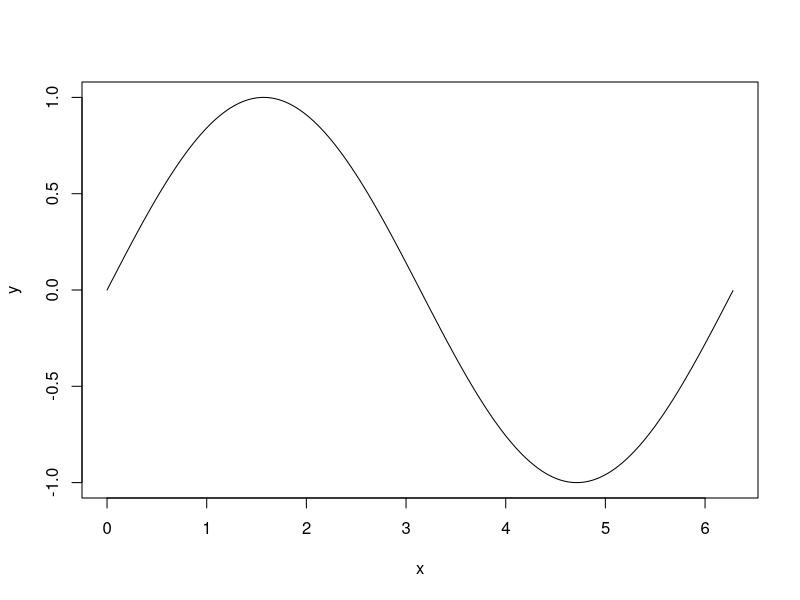
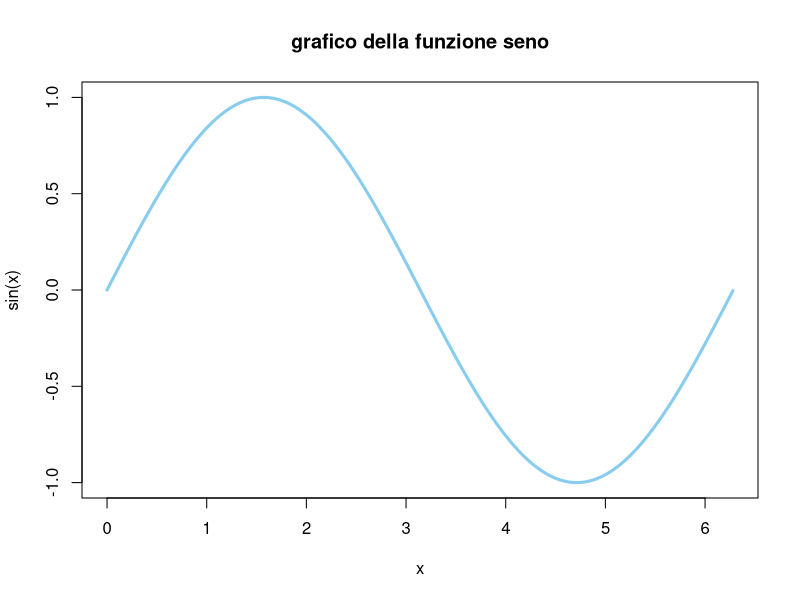
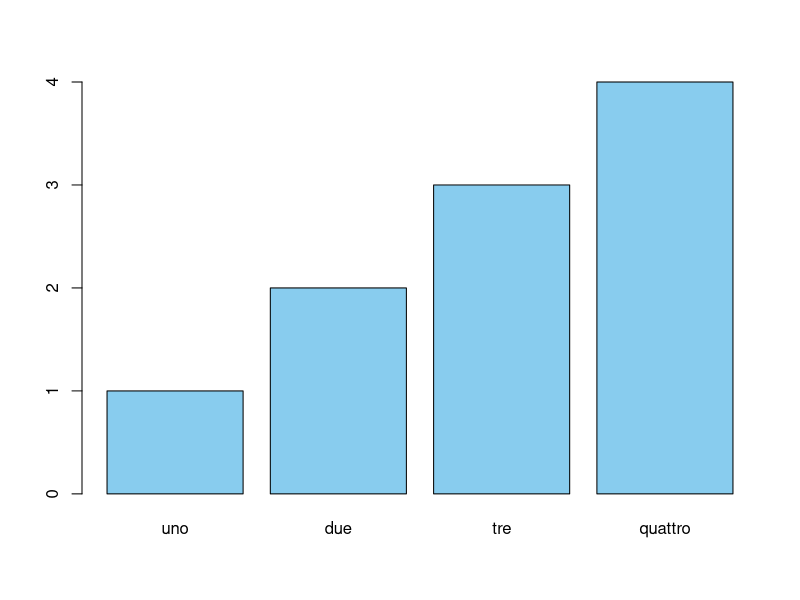
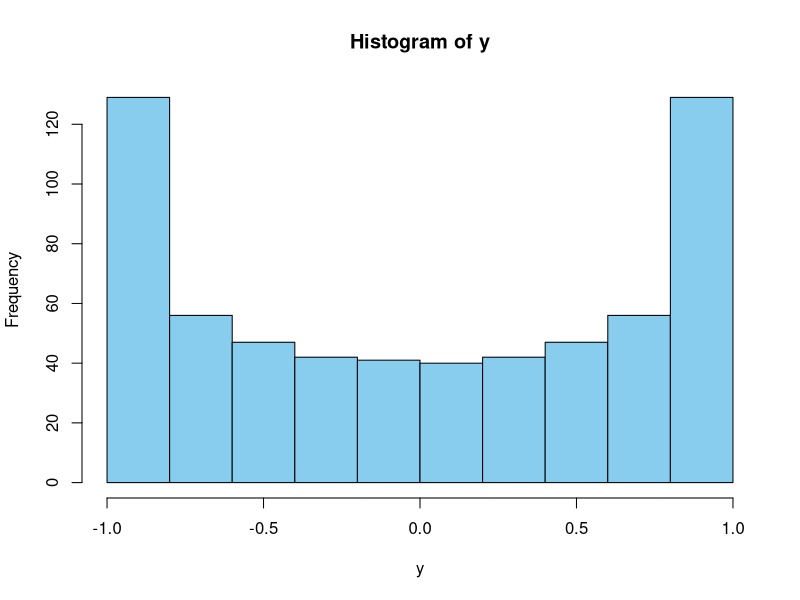

Generate these figures, in order, with R:
## ---- chunk 1

miei_colori  = c("#88CCEE", "#CC6677", "#DDCC77", "#117733", "#332288", "#AA4499", "#888888")

#Parametri globali
knitr::opts_chunk$set(dev = if (knitr::is_latex_output()) 'cairo_pdf' else 'svg', fig.width = 5, fig.align = 'center', tidy=FALSE)
if (knitr::is_latex_output()) options(width = 60)
## ---- chunk 2
3+4*(1+2)

2^2

2**2

sqrt(2)

2**(1/2)

pi

sin(pi)

exp( log (2) )

log(0)

0/1

1/0

0/0
## ---- chunk 3
X = 3
## ---- chunk 4
X
## ---- chunk 5
Y = X

X = 4

Y
## ---- chunk 6
x0 = 1
x1 = 5
x2 = 7

somma = x0+x1+x2

somma

prodotto = x0 * x1 * x2

prodotto
## ---- chunk 7
class(X)
## ---- chunk 8
class(TRUE)
## ---- chunk 9
TRUE & FALSE

TRUE | FALSE

!TRUE
## ---- chunk 10
1 == 1 

1 >= 2

1 != 2
## ---- chunk 11
X = 'hello world'

print('hello world')
## ---- chunk 12
vettore = c(1,2,3)

vettore
## ---- chunk 13
vettore * 2

vettore + vettore

vettore * vettore

exp( vettore )
## ---- chunk 14
vettore0 = c(1,2,3,4)

vettore0

vettore1= c(1,2)

vettore1

vettore0 + vettore1

vettore0*vettore1
## ---- chunk 15
vettore = c(5,3,6,18,-1)

vettore[1]

vettore[2]
## ---- chunk 16

vettore[c(1,2,5)]

vettore >= 5

vettore[ vettore >= 5]

1:4

vettore[1:4]

## ---- chunk 17
x = seq(-1, 1, by=0.1)

x
## ---- chunk 18
deltax=0.01
x = seq(0,2*pi, by=deltax)

y = sin(x)

plot(x,y, type='l')
## ---- chunk 19
plot(x, y, type='l', xlab='x', ylab='sin(x)',  col=miei_colori[1], lwd=3, main="grafico della funzione seno")
## ---- chunk 20

barplot( 1:4, col=miei_colori[1], names.arg = c("uno", "due", "tre", "quattro"))


## ---- chunk 21

hist(y, col=miei_colori[1])

## ---- chunk 22

# Carichiamo rio

library('rio')

# Esportiamo il dataset Iris come un file .csv (comma separated value), ossia un file di testo semplice in cui le colonne sono separate da virgola

export(iris, "iris.csv")

# Nella cartella di lavoro dovrebbe essere presente il file iris.csv. Per importare basta usare il comando import. Vediamo ad esempio sullo stesso file appena creato

iris_importato = import( "iris.csv")

# Riconosciamo il solito dataset Iris

head(iris_importato)
